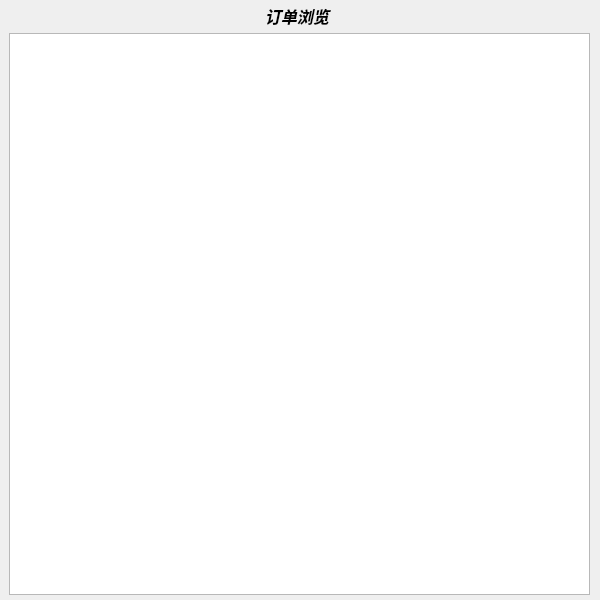
<?xml version="1.0" encoding="UTF-8"?>
<ui version="4.0">
 <class>orderbrowser</class>
 <widget class="QWidget" name="orderbrowser">
  <property name="geometry">
   <rect>
    <x>0</x>
    <y>0</y>
    <width>600</width>
    <height>600</height>
   </rect>
  </property>
  <property name="windowTitle">
   <string>Form</string>
  </property>
  <widget class="QWidget" name="verticalLayoutWidget">
   <property name="geometry">
    <rect>
     <x>-1</x>
     <y>-1</y>
     <width>601</width>
     <height>601</height>
    </rect>
   </property>
   <layout class="QVBoxLayout" name="verticalLayout">
    <property name="spacing">
     <number>5</number>
    </property>
    <property name="leftMargin">
     <number>10</number>
    </property>
    <property name="topMargin">
     <number>5</number>
    </property>
    <property name="rightMargin">
     <number>10</number>
    </property>
    <property name="bottomMargin">
     <number>5</number>
    </property>
    <item>
     <layout class="QHBoxLayout" name="horizontalLayout">
      <item>
       <spacer name="horizontalSpacer_2">
        <property name="orientation">
         <enum>Qt::Horizontal</enum>
        </property>
        <property name="sizeHint" stdset="0">
         <size>
          <width>40</width>
          <height>20</height>
         </size>
        </property>
       </spacer>
      </item>
      <item>
       <widget class="QLabel" name="label">
        <property name="font">
         <font>
          <family>锐字逼格青春体简2.0</family>
          <pointsize>12</pointsize>
          <italic>true</italic>
          <bold>true</bold>
          <underline>false</underline>
         </font>
        </property>
        <property name="text">
         <string>订单浏览</string>
        </property>
       </widget>
      </item>
      <item>
       <spacer name="horizontalSpacer">
        <property name="orientation">
         <enum>Qt::Horizontal</enum>
        </property>
        <property name="sizeHint" stdset="0">
         <size>
          <width>40</width>
          <height>20</height>
         </size>
        </property>
       </spacer>
      </item>
     </layout>
    </item>
    <item>
     <widget class="QTableWidget" name="orderWidget">
      <property name="sizePolicy">
       <sizepolicy hsizetype="Expanding" vsizetype="Expanding">
        <horstretch>0</horstretch>
        <verstretch>0</verstretch>
       </sizepolicy>
      </property>
     </widget>
    </item>
   </layout>
  </widget>
 </widget>
 <resources/>
 <connections/>
</ui>
